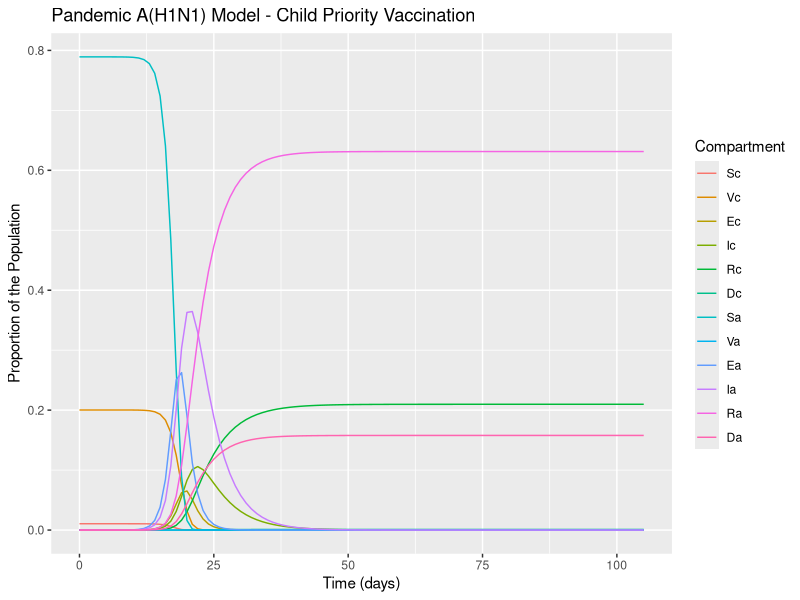
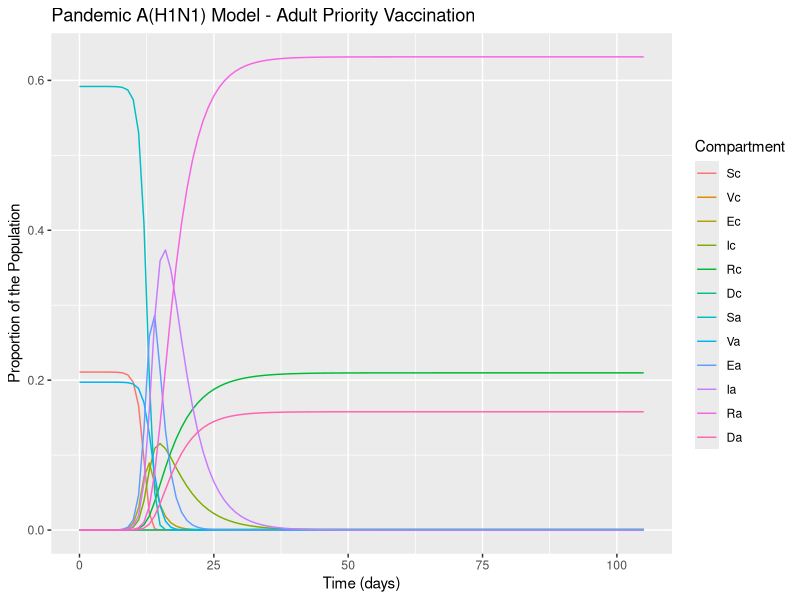

Recreate these plots in R, in order.
# Each self-contained code is separated by three lines as follows.
# Please Run 1 section at a time.

###-----------------------------------------------------------------------------
###-----------------------------------------------------------------------------
###-----------------------------------------------------------------------------
# Scenario 1: Modelling A(H1N1) Child Vaccination Prioritization

rm(list=ls()) 

# Loading packages
library(deSolve)
library(reshape2)
library(ggplot2)

# Modelling A(H1N1) Child Vaccination Prioritization
# 1.1 Defining parameters (transition rates in units of days^-1)
child_priority_params <- list(
  beta_cc = 4.4,       # the infection rate between children
  beta_aa = 2.2,       # the infection rate between adults
  beta_ca = 0.88,      # the infection rate from adults to children 
  beta_ac = 1.32,      # the infection rate from children to adults
  nu_e = 0.6,          # the vaccine effectiveness rate
  sigma = 0.625,       # the progression rate from exposed to infectious state, which is the same for children and adults
  gamma = 0.2,         # the recovery rate, which is the same for children and adults
  mu_c = 0.001,        # the death rate for children
  mu_a = 0.05,         # the death rate for adults
  Nc = 14400000,       # the UK child population (c)
  Na = 53900000,       # the UK adult population (a)
  N_total = 68300000   # the total UK population (c + a)
)

# 1.2 Defining initial conditions
isv_child_priority_vaccination <- c(
  Sc = (child_priority_params$Nc - 1) * 0.05,  # the research question specifies we only have enough vaccine to cover 20% of the population, which is equivalent to 95% of the child population; this is because 20% of 68,300,000 is 13,660,000, which is 95% of 14,400,000
  Vc = (child_priority_params$Nc - 1) * 0.95,  # the research question specifies we only have enough vaccine to cover 20% of the population, which is equivalent to 95% of the child population; this is because 20% of 68,300,000 is 13,660,000, whihc is 95% of 14,400,000
  Ec = 0,                                      # due to A(H1N1)'s latency period, the pandemic does not start until an infected person is infectious
  Ic = 1,                                      # the pandemic starts when an infected person is infectious
  Rc = 0,                                      # we assume no one has recovered in initial state values
  Dc = 0,                                      # we assume no one has died in isv
  
  Sa = (child_priority_params$Na * 1),         # because we are prioritizing children, all 20% of the allocatable vaccine is to be given to the children                       # we make the same assumtions for adults as we did for children, except for Ia
  Va = 0,
  Ea = 0,
  Ia = 0,                                      # we assume the pandemic starts when a child is infected and infectious, not an adult
  Ra = 0,
  Da = 0
)

# 1.3 Defining timesteps
child_priority_vaccination_time <- seq(from = 0, to = 105, by = 1)        # specifying timesteps given the average duration of a A(H1N1) pandemic is 15 weeks (which is, 105 days)

# 1.4 Defining model function
child_priority_vaccination_model <- function(time, state, parameters) {
  with(as.list(c(state, parameters)), {
    
    # 1.4.1 Defining force of infection (for 'c' and 'a')
    lambda_c <- (beta_cc * Ic / sum(Sc, Vc, Ec, Ic)) + (beta_ca * Ia / sum(Sa, Va, Ea, Ia))  # instead of the denominators using Nc or Na as denoted on the slides, I have used the sum of the following compartments because the denominator should reflect the current number of individuals in both groups that are currently available to be infected or contribute to infection
    lambda_a <- (beta_aa * Ia / sum(Sa, Va, Ea, Ia)) + (beta_ac * Ic / sum(Sc, Vc, Ec, Ic))
    
    # 1.4.2 Describing differential equations
    dSc <- -lambda_c * Sc                                                # differential equations can be used to describe model compartments as visualized in the presentation slides
    dVc <- -((1 - nu_e) * lambda_c * Vc)
    dEc <- (lambda_c * Sc) + ((1 - nu_e) * lambda_c * Vc) - (sigma * Ec)
    dIc <- (sigma * Ec) - (gamma * Ic) - (mu_c * Ic)
    dRc <- gamma * Ic
    dDc <- mu_c * Ic
    
    dSa <- -lambda_a * Sa
    dVa <- 0
    dEa <- (lambda_a * Sa) - (sigma * Ea)
    dIa <- (sigma * Ea) - (gamma * Ia) - (mu_a * Ia)
    dRa <- gamma * Ia
    dDa <- mu_a * Ia
    
    return(list(c(dSc, dVc, dEc, dIc, dRc, dDc, dSa, dVa, dEa, dIa, dRa, dDa)))
  })
}

# 1.5 Solving differential equations using ODE
child_priority_vaccination_output <- as.data.frame(ode(                  # the 'ODE' function can be used to solve differential equations
  y = isv_child_priority_vaccination,
  times = child_priority_vaccination_time,
  func = child_priority_vaccination_model,
  parms = child_priority_params
  ))

child_priority_vaccination_output_long <- melt(as.data.frame(child_priority_vaccination_output), id = "time")

child_priority_vaccination_output_long$proportion <- child_priority_vaccination_output_long$value/sum(isv_child_priority_vaccination)


# 1.6 Plotting the output
ggplot(data = child_priority_vaccination_output_long,
       aes(x = time, y = proportion, colour = variable, group = variable)) +
  geom_line() +
  xlab('Time (days)') +
  ylab('Proportion of the Population') +
  labs(title = paste('Pandemic A(H1N1) Model - Child Priority Vaccination'), colour = 'Compartment')

###-----------------------------------------------------------------------------
###-----------------------------------------------------------------------------
###-----------------------------------------------------------------------------
# Scenario 2: Modelling A(H1N1) Adult Vaccination Prioritization

rm(list=ls())  

# Loading packages
library(deSolve)
library(reshape2)
library(ggplot2)

# Modelling A(H1N1) Adult Vaccination Prioritization
# 2.1 Defining parameters (transition rates in units of days^-1)
adult_priority_params <- list(
  beta_cc = 4.4,       # the infection rate between children
  beta_aa = 2.2,       # the infection rate between adults
  beta_ca = 0.88,      # the infection rate from adults to children 
  beta_ac = 1.32,      # the infection rate from children to adults
  nu_e = 0.6,          # the vaccine effectiveness rate
  sigma = 0.625,       # the progression rate from exposed to infectious state, which is the same for children and adults
  gamma = 0.2,         # the recovery rate, which is the same for children and adults
  mu_c = 0.001,        # the death rate for children
  mu_a = 0.05,         # the death rate for adults
  Nc = 14400000,       # the UK child population (c)
  Na = 53900000,       # the UK adult population (a)
  N_total = 68300000   # the total UK population (c + a)
)

# 2.2 Defining initial conditions
isv_adult_priority_vaccination <- c(
  Sc = (adult_priority_params$Nc - 1),         # the '-1' represents the one child in the 'Ic' compartment; because we are prioritizing adults, all 20% of the allocatable vaccine is to be given to the adults 
  Vc = 0,                                      # no children are vaccinated in this scenario
  Ec = 0,                                      # due to A(H1N1)'s latency period, the pandemic does not start until an infected person is infectious
  Ic = 1,                                      # the pandemic starts when an infected person is infectious
  Rc = 0,                                      # we assume no one has recovered in initial state values
  Dc = 0,                                      # we assume no one has died in isv
  
  Sa = (adult_priority_params$Na * 0.75),      # the research question specifies we only have enough vaccine to cover 20% of the population, which is equivalent to 25% of the adult population; this is because 20% of 68,300,000 is 13,660,000, which is 25% of 59,300,000                       # we make the same assumtions for adults as we did for children, except for Ia
  Va = (adult_priority_params$Na * 0.25),      # this same logic follows
  Ea = 0,
  Ia = 0,                                      # we assume the pandemic starts when a child is infected and infectious, not an adult
  Ra = 0,
  Da = 0
)

# 2.3 Defining timesteps
adult_priority_vaccination_time <- seq(from = 0, to = 105, by = 1)       # specifying timesteps given the average duration of a A(H1N1) pandemic is 15 weeks (which is, 105 days)

# 2.4 Defining model function
adult_priority_vaccination_model <- function(time, state, parameters) {
  with(as.list(c(state, parameters)), {
    
    # 2.4.1 Defining force of infection (for 'c' and 'a')
    lambda_c <- (beta_cc * Ic / sum(Sc, Vc, Ec, Ic)) + (beta_ca * Ia / sum(Sa, Va, Ea, Ia))  # instead of the denominators using Nc or Na as denoted on the slides, I have used the sum of the following compartments because the denominator should reflect the current number of individuals in both groups that are currently available to be infected or contribute to infection
    lambda_a <- (beta_aa * Ia / sum(Sa, Va, Ea, Ia)) + (beta_ac * Ic / sum(Sc, Vc, Ec, Ic))
    
    # 2.4.2 Describing differential equations
    dSc <- -lambda_c * Sc                                                # differential equations can be used to describe model compartments as visualized in the presentation slides
    dVc <- 0
    dEc <- (lambda_c * Sc) - (sigma * Ec)
    dIc <- (sigma * Ec) - (gamma * Ic) - (mu_c * Ic)
    dRc <- gamma * Ic
    dDc <- mu_c * Ic
    
    dSa <- -lambda_a * Sa
    dVa <- -((1 - nu_e) * lambda_a * Va)
    dEa <- (lambda_a * Sa) + ((1 - nu_e) * lambda_a * Va) - (sigma * Ea)
    dIa <- (sigma * Ea) - (gamma * Ia) - (mu_a * Ia)
    dRa <- gamma * Ia
    dDa <- mu_a * Ia
    
    return(list(c(dSc, dVc, dEc, dIc, dRc, dDc, dSa, dVa, dEa, dIa, dRa, dDa)))
  })
}

# 2.5 Solving differential equations using ODE
adult_priority_vaccination_output <- as.data.frame(ode(                 # the 'ODE' function can be used to solve differential equations
  y = isv_adult_priority_vaccination,
  times = adult_priority_vaccination_time,
  func = adult_priority_vaccination_model,
  parms = adult_priority_params
))

adult_priority_vaccination_output_long <- melt(as.data.frame(adult_priority_vaccination_output), id = "time")

adult_priority_vaccination_output_long$proportion <- adult_priority_vaccination_output_long$value/sum(isv_adult_priority_vaccination)


# 2.6 Plotting the output
ggplot(data = adult_priority_vaccination_output_long,
       aes(x = time, y = proportion, colour = variable, group = variable)) +
  geom_line() +
  xlab('Time (days)') +
  ylab('Proportion of the Population') +
  labs(title = paste('Pandemic A(H1N1) Model - Adult Priority Vaccination'), colour = 'Compartment')

###-----------------------------------------------------------------------------
###-----------------------------------------------------------------------------
###-----------------------------------------------------------------------------
# END
